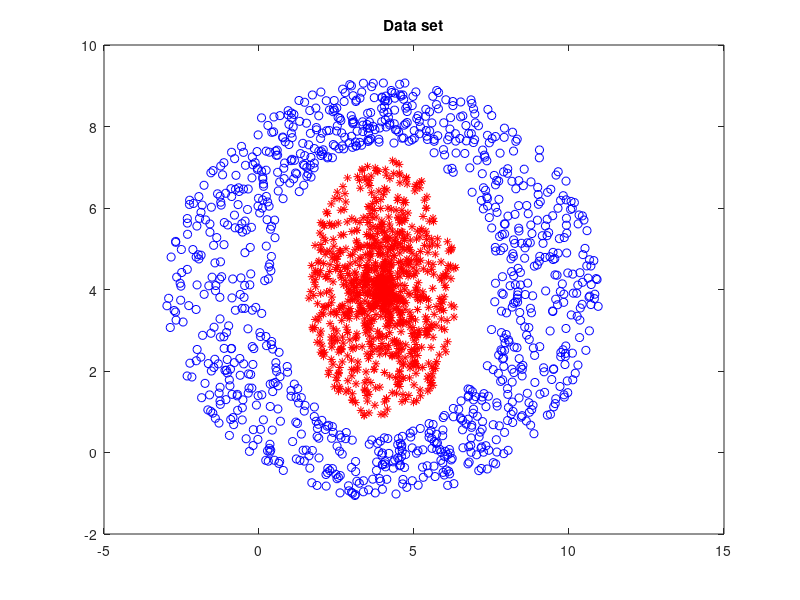

The MATLAB source for this figure: (Note: this script raises an error after producing the figure.)
% Pattern recognition - Homework 3
% Quadratic classifier - Desired output approach. 

% Generates 1000 points from each of the 2 classes. Classes aren't linearly
% separable. 
% A quadratic classifier based on desired output is calculated. Results are
% plotted. 

% January, 2019
% Savic Jovana 2013/243


close all
clear all

%%%%%%%%%%%%%%%%%%%%%%%%%%%%%%%%%%%%%%%%%%%%%%%%%%%%%%%%%%%%%%%%%%%%%%%%%%%
% Generate 1000 points from each of two 2-dimensional classes. 
N = 1000;

% Generate first class' data points. An elipse.
x1 = 4; y1 = 4;
a1 = 2.4; b1 = 3.2;
for i = 1:N
    theta = rand(1,1)*2*pi;
    R = rand(1,1);
    X1(1,i) = x1 + R*a1*cos(theta);
    X1(2,i) = y1 + R*b1*sin(theta);
end

% Generate second class' data points. An elipse with circle hole.
x2 = 4; y1 = 4;
a2 = 7; b2 = 5.1;
r = 3.6;
for i = 1:N
    theta = rand(1,1)*2*pi;
    R = rand(1,1);
    X2(1,i) = x1 + (r+(a2-r)*R)*cos(theta);
    X2(2,i) = y1 + (r+(b2-r)*R)*sin(theta);
end

% Plot data points
figure(1)
p1 = plot(X1(1,:),X1(2,:),'r*');
title('Data set');
hold on
p2 = plot(X2(1,:), X2(2,:), 'bo');
hold off

%%%%%%%%%%%%%%%%%%%%%%%%%%%%%%%%%%%%%%%%%%%%%%%%%%%%%%%%%%%%%%%%%%%%%%%%%%%
% Quadratic classifier - desired output approach. 

Z1 = (-1).*[ones(1,N); X1(1,:).^2; X1(1,:).*X1(2,:); X1(2,:).^2; X1];
Z2 = [ones(1,N); X2(1,:).^2; X2(1,:).*X2(2,:); X2(2,:).^2; X2];
U = [Z1 Z2];
 
Gamma = ones(2*N, 1); % All outputs have equal weight.
Gamma1 = [2*ones(N,1); ones(N,1)]; % Punish first type errors. 
Gamma2 = [ones(N,1); 2*ones(N,1)]; % Punish second type errors. 

[xp, yp] = getQuadraticClassifier(U, Gamma);
[xp1, yp1] = getQuadraticClassifier(U, Gamma1);
[xp2, yp2] = getQuadraticClassifier(U, Gamma2);

% Plot results.

figure(1)
hold on
p3 = plot(xp, yp, 'k-' , 'LineWidth', 1.75);
p4 = plot(xp1, yp1 , 'k--','LineWidth', 1.75);
p5 = plot(xp2, yp2, 'k-.', 'LineWidth', 1.75);
legend([p1 p2 p3(1) p4(1) p5(1)],'class1', 'class2', 'gamma(Z1) = 1, gamma(Z2) = 1', ... 
     'gamma(Z1) = 2, gamma(Z2) = 1', 'gamma(Z1) = 1, gamma(Z2) = 2');
hold off

%%%%%%%%%%%%%%%%%%%%%%%%%%%%%%%%%%%%%%%%%%%%%%%%%%%%%%%%%%%%%%%%%%%%%%%%%%%
% Helper functions.

function [xp1, yp1] = getQuadraticClassifier(U, Gamma)
%   Finds quadratic classfier for given U and Gamma (desired output approach). 
%   Returns x and y values.

% Find matrix W. 
W = (U*U')^(-1)*U*Gamma;

% Solve quadratic equaton. 
syms xp yp
eqn = W(1)+W(2)*xp^2+W(3)*xp*yp+W(4)*yp^2+W(5)*xp+W(6)*yp==0;
xp1 =-1:0.01:12;
[yp, param, cond] = solve(eqn, yp, 'Real', true, 'ReturnConditions', true);

% Remove xp values that don't satisfy the conditions. 
xp_limit = subs(cond(1), xp, xp1);
xp_limit_mask1 = logical(xp_limit);

xp_limit = subs(cond(2), xp, xp1);
xp_limit_mask2 = logical(xp_limit);

xp1 = xp1(xp_limit_mask1 & xp_limit_mask2);

% Substitute given values of xp into equation. 
yp1 = subs(yp, xp, xp1);

end